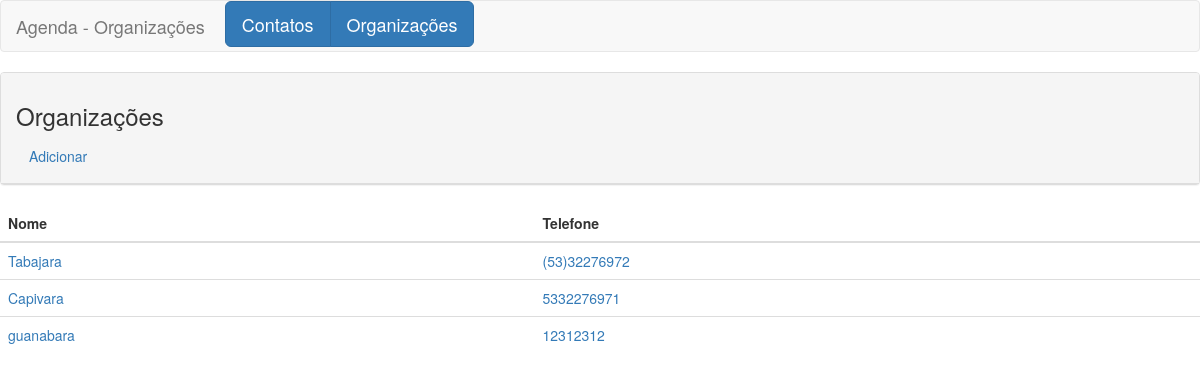
The page /organizacoes.php on the database as committed earlier.
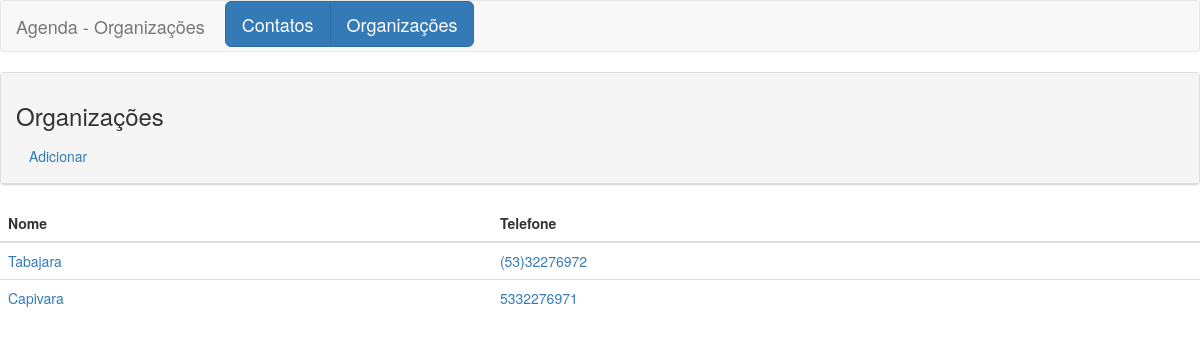
The same page on the database as committed later.
### tables this page shows
CREATE TABLE `organizacoes` (
  `cod_organizacao` bigint(20) NOT NULL,
  `nome_organizacao` varchar(60) NOT NULL,
  `telefone` varchar(14) NOT NULL
);

### organizacoes.php (the view)
<?php
$title="Organizações";
require_once 'header.php';
?>
<div class="row col-md-12">
</div>
<div class="panel panel-default">
	<div class="panel-heading">
		<h3><?php echo 	$title ?></h3>
		<a href="novo_organizacao.php" class="btn btn-md-primary">Adicionar</a>
	</div>
</div>
<table class="table table-stripped">
	<thead>
		<tr>
			<th>Nome</th>
			<th>Telefone</th>
		</tr>
	</thead>
	<tbody>
		<?php
		$consulta = $con->query("SELECT * FROM organizacoes;");
		while ($linha = $consulta->fetch(PDO::FETCH_ASSOC)) {
			?>
			<tr>
				<td>
					<a href="edita_organizacao.php?c=<?php echo $linha['cod_organizacao'] ?>">
						<?php echo $linha['nome_organizacao'] ?>
					</a>
				</td>
				<td>
					<a href="edita_organizacao.php?c=<?php echo $linha['cod_organizacao'] ?>">
						<?php echo $linha['telefone'] ?>
					</a>
				</td>
			</tr>
			<?php } ?>
		</tbody>
	</table>
	<?php
	require_once 'footer.php';
	?>

Rows that differ between the two databases and show on the page:
removed organizacoes: nome_organizacao "guanabara", telefone "12312312"
